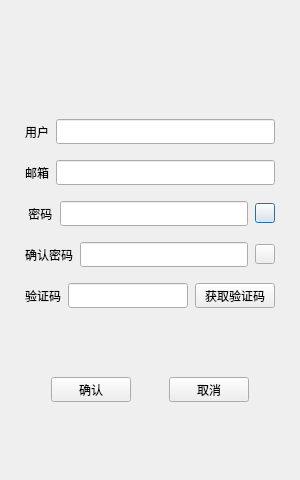
<?xml version="1.0" encoding="UTF-8"?>
<ui version="4.0">
 <class>RegisterDialog</class>
 <widget class="QDialog" name="RegisterDialog">
  <property name="geometry">
   <rect>
    <x>0</x>
    <y>0</y>
    <width>300</width>
    <height>480</height>
   </rect>
  </property>
  <property name="minimumSize">
   <size>
    <width>300</width>
    <height>480</height>
   </size>
  </property>
  <property name="maximumSize">
   <size>
    <width>300</width>
    <height>480</height>
   </size>
  </property>
  <property name="windowTitle">
   <string>Dialog</string>
  </property>
  <layout class="QVBoxLayout" name="verticalLayout_2">
   <item>
    <layout class="QVBoxLayout" name="verticalLayout">
     <item>
      <widget class="QStackedWidget" name="stackedWidget">
       <property name="currentIndex">
        <number>0</number>
       </property>
       <widget class="QWidget" name="page_1">
        <layout class="QVBoxLayout" name="verticalLayout_3">
         <item>
          <spacer name="verticalSpacer">
           <property name="orientation">
            <enum>Qt::Orientation::Vertical</enum>
           </property>
           <property name="sizeHint" stdset="0">
            <size>
             <width>20</width>
             <height>40</height>
            </size>
           </property>
          </spacer>
         </item>
         <item>
          <layout class="QHBoxLayout" name="horizontalLayout_7">
           <property name="spacing">
            <number>7</number>
           </property>
           <property name="leftMargin">
            <number>5</number>
           </property>
           <property name="topMargin">
            <number>5</number>
           </property>
           <property name="rightMargin">
            <number>5</number>
           </property>
           <property name="bottomMargin">
            <number>5</number>
           </property>
           <item>
            <widget class="QLabel" name="errorMsg_label">
             <property name="minimumSize">
              <size>
               <width>0</width>
               <height>20</height>
              </size>
             </property>
             <property name="maximumSize">
              <size>
               <width>16777215</width>
               <height>20</height>
              </size>
             </property>
             <property name="text">
              <string/>
             </property>
             <property name="alignment">
              <set>Qt::AlignmentFlag::AlignCenter</set>
             </property>
            </widget>
           </item>
          </layout>
         </item>
         <item>
          <layout class="QHBoxLayout" name="horizontalLayout">
           <property name="spacing">
            <number>7</number>
           </property>
           <property name="leftMargin">
            <number>5</number>
           </property>
           <property name="topMargin">
            <number>5</number>
           </property>
           <property name="rightMargin">
            <number>5</number>
           </property>
           <property name="bottomMargin">
            <number>5</number>
           </property>
           <item>
            <widget class="QLabel" name="user_label">
             <property name="minimumSize">
              <size>
               <width>0</width>
               <height>25</height>
              </size>
             </property>
             <property name="maximumSize">
              <size>
               <width>16777215</width>
               <height>25</height>
              </size>
             </property>
             <property name="text">
              <string>用户</string>
             </property>
            </widget>
           </item>
           <item>
            <widget class="QLineEdit" name="user_edit">
             <property name="minimumSize">
              <size>
               <width>0</width>
               <height>25</height>
              </size>
             </property>
             <property name="maximumSize">
              <size>
               <width>16777215</width>
               <height>25</height>
              </size>
             </property>
            </widget>
           </item>
          </layout>
         </item>
         <item>
          <layout class="QHBoxLayout" name="horizontalLayout_2">
           <property name="spacing">
            <number>7</number>
           </property>
           <property name="leftMargin">
            <number>5</number>
           </property>
           <property name="topMargin">
            <number>5</number>
           </property>
           <property name="rightMargin">
            <number>5</number>
           </property>
           <property name="bottomMargin">
            <number>5</number>
           </property>
           <item>
            <widget class="QLabel" name="email_label">
             <property name="minimumSize">
              <size>
               <width>0</width>
               <height>25</height>
              </size>
             </property>
             <property name="maximumSize">
              <size>
               <width>16777215</width>
               <height>25</height>
              </size>
             </property>
             <property name="text">
              <string>邮箱</string>
             </property>
            </widget>
           </item>
           <item>
            <widget class="QLineEdit" name="email_edit">
             <property name="minimumSize">
              <size>
               <width>0</width>
               <height>25</height>
              </size>
             </property>
             <property name="maximumSize">
              <size>
               <width>16777215</width>
               <height>25</height>
              </size>
             </property>
            </widget>
           </item>
          </layout>
         </item>
         <item>
          <layout class="QHBoxLayout" name="horizontalLayout_3">
           <property name="spacing">
            <number>7</number>
           </property>
           <property name="leftMargin">
            <number>5</number>
           </property>
           <property name="topMargin">
            <number>5</number>
           </property>
           <property name="rightMargin">
            <number>5</number>
           </property>
           <property name="bottomMargin">
            <number>5</number>
           </property>
           <item>
            <widget class="QLabel" name="pwd_label">
             <property name="minimumSize">
              <size>
               <width>0</width>
               <height>25</height>
              </size>
             </property>
             <property name="maximumSize">
              <size>
               <width>16777215</width>
               <height>25</height>
              </size>
             </property>
             <property name="text">
              <string> 密码</string>
             </property>
            </widget>
           </item>
           <item>
            <widget class="QLineEdit" name="pwd_edit">
             <property name="minimumSize">
              <size>
               <width>0</width>
               <height>25</height>
              </size>
             </property>
             <property name="maximumSize">
              <size>
               <width>16777215</width>
               <height>25</height>
              </size>
             </property>
             <property name="baseSize">
              <size>
               <width>0</width>
               <height>0</height>
              </size>
             </property>
             <property name="echoMode">
              <enum>QLineEdit::EchoMode::Password</enum>
             </property>
            </widget>
           </item>
           <item>
            <widget class="EyeIconBtn" name="pwd_visible">
             <property name="minimumSize">
              <size>
               <width>20</width>
               <height>20</height>
              </size>
             </property>
             <property name="maximumSize">
              <size>
               <width>20</width>
               <height>20</height>
              </size>
             </property>
             <property name="text">
              <string/>
             </property>
            </widget>
           </item>
          </layout>
         </item>
         <item>
          <layout class="QHBoxLayout" name="horizontalLayout_4">
           <property name="spacing">
            <number>7</number>
           </property>
           <property name="leftMargin">
            <number>5</number>
           </property>
           <property name="topMargin">
            <number>5</number>
           </property>
           <property name="rightMargin">
            <number>5</number>
           </property>
           <property name="bottomMargin">
            <number>5</number>
           </property>
           <item>
            <widget class="QLabel" name="confirm_label">
             <property name="minimumSize">
              <size>
               <width>0</width>
               <height>25</height>
              </size>
             </property>
             <property name="maximumSize">
              <size>
               <width>16777215</width>
               <height>25</height>
              </size>
             </property>
             <property name="text">
              <string>确认密码</string>
             </property>
            </widget>
           </item>
           <item>
            <widget class="QLineEdit" name="confirm_edit">
             <property name="minimumSize">
              <size>
               <width>0</width>
               <height>25</height>
              </size>
             </property>
             <property name="maximumSize">
              <size>
               <width>16777215</width>
               <height>25</height>
              </size>
             </property>
             <property name="echoMode">
              <enum>QLineEdit::EchoMode::Password</enum>
             </property>
            </widget>
           </item>
           <item>
            <widget class="EyeIconBtn" name="confirm_visible">
             <property name="minimumSize">
              <size>
               <width>20</width>
               <height>20</height>
              </size>
             </property>
             <property name="maximumSize">
              <size>
               <width>20</width>
               <height>20</height>
              </size>
             </property>
             <property name="text">
              <string/>
             </property>
            </widget>
           </item>
          </layout>
         </item>
         <item>
          <layout class="QHBoxLayout" name="horizontalLayout_5">
           <property name="spacing">
            <number>7</number>
           </property>
           <property name="leftMargin">
            <number>5</number>
           </property>
           <property name="topMargin">
            <number>5</number>
           </property>
           <property name="rightMargin">
            <number>5</number>
           </property>
           <property name="bottomMargin">
            <number>5</number>
           </property>
           <item>
            <widget class="QLabel" name="verificationCode_label">
             <property name="minimumSize">
              <size>
               <width>0</width>
               <height>25</height>
              </size>
             </property>
             <property name="maximumSize">
              <size>
               <width>16777215</width>
               <height>25</height>
              </size>
             </property>
             <property name="text">
              <string>验证码</string>
             </property>
            </widget>
           </item>
           <item>
            <widget class="QLineEdit" name="verificationCode_edit">
             <property name="minimumSize">
              <size>
               <width>0</width>
               <height>25</height>
              </size>
             </property>
             <property name="maximumSize">
              <size>
               <width>16777215</width>
               <height>25</height>
              </size>
             </property>
            </widget>
           </item>
           <item>
            <widget class="TimerBtn" name="get_code_btn">
             <property name="minimumSize">
              <size>
               <width>0</width>
               <height>25</height>
              </size>
             </property>
             <property name="maximumSize">
              <size>
               <width>16777215</width>
               <height>25</height>
              </size>
             </property>
             <property name="text">
              <string>获取验证码</string>
             </property>
            </widget>
           </item>
          </layout>
         </item>
         <item>
          <spacer name="verticalSpacer_3">
           <property name="orientation">
            <enum>Qt::Orientation::Vertical</enum>
           </property>
           <property name="sizeHint" stdset="0">
            <size>
             <width>20</width>
             <height>40</height>
            </size>
           </property>
          </spacer>
         </item>
         <item>
          <layout class="QHBoxLayout" name="horizontalLayout_6">
           <item>
            <spacer name="horizontalSpacer">
             <property name="orientation">
              <enum>Qt::Orientation::Horizontal</enum>
             </property>
             <property name="sizeHint" stdset="0">
              <size>
               <width>40</width>
               <height>20</height>
              </size>
             </property>
            </spacer>
           </item>
           <item>
            <widget class="QPushButton" name="confirm_btn">
             <property name="minimumSize">
              <size>
               <width>0</width>
               <height>25</height>
              </size>
             </property>
             <property name="maximumSize">
              <size>
               <width>1677215</width>
               <height>25</height>
              </size>
             </property>
             <property name="text">
              <string>确认</string>
             </property>
            </widget>
           </item>
           <item>
            <spacer name="horizontalSpacer_3">
             <property name="orientation">
              <enum>Qt::Orientation::Horizontal</enum>
             </property>
             <property name="sizeHint" stdset="0">
              <size>
               <width>40</width>
               <height>20</height>
              </size>
             </property>
            </spacer>
           </item>
           <item>
            <widget class="QPushButton" name="cancel_btn">
             <property name="minimumSize">
              <size>
               <width>0</width>
               <height>25</height>
              </size>
             </property>
             <property name="maximumSize">
              <size>
               <width>16777215</width>
               <height>25</height>
              </size>
             </property>
             <property name="text">
              <string>取消</string>
             </property>
            </widget>
           </item>
           <item>
            <spacer name="horizontalSpacer_2">
             <property name="orientation">
              <enum>Qt::Orientation::Horizontal</enum>
             </property>
             <property name="sizeHint" stdset="0">
              <size>
               <width>40</width>
               <height>20</height>
              </size>
             </property>
            </spacer>
           </item>
          </layout>
         </item>
         <item>
          <spacer name="verticalSpacer_2">
           <property name="orientation">
            <enum>Qt::Orientation::Vertical</enum>
           </property>
           <property name="sizeHint" stdset="0">
            <size>
             <width>20</width>
             <height>40</height>
            </size>
           </property>
          </spacer>
         </item>
        </layout>
       </widget>
       <widget class="QWidget" name="page_2">
        <layout class="QVBoxLayout" name="verticalLayout_4">
         <item>
          <spacer name="verticalSpacer_5">
           <property name="orientation">
            <enum>Qt::Orientation::Vertical</enum>
           </property>
           <property name="sizeHint" stdset="0">
            <size>
             <width>20</width>
             <height>40</height>
            </size>
           </property>
          </spacer>
         </item>
         <item>
          <widget class="QLabel" name="tip_label1">
           <property name="text">
            <string>注册成功，5 s后返回登录界面</string>
           </property>
           <property name="alignment">
            <set>Qt::AlignmentFlag::AlignCenter</set>
           </property>
          </widget>
         </item>
         <item>
          <widget class="QLabel" name="tip_label2">
           <property name="text">
            <string>可点击按钮直接返回登录界面</string>
           </property>
           <property name="alignment">
            <set>Qt::AlignmentFlag::AlignCenter</set>
           </property>
          </widget>
         </item>
         <item>
          <spacer name="verticalSpacer_4">
           <property name="orientation">
            <enum>Qt::Orientation::Vertical</enum>
           </property>
           <property name="sizeHint" stdset="0">
            <size>
             <width>20</width>
             <height>40</height>
            </size>
           </property>
          </spacer>
         </item>
         <item>
          <widget class="QWidget" name="widget" native="true">
           <layout class="QHBoxLayout" name="horizontalLayout_8">
            <item>
             <spacer name="horizontalSpacer_4">
              <property name="orientation">
               <enum>Qt::Orientation::Horizontal</enum>
              </property>
              <property name="sizeHint" stdset="0">
               <size>
                <width>40</width>
                <height>20</height>
               </size>
              </property>
             </spacer>
            </item>
            <item>
             <widget class="QPushButton" name="return_btn">
              <property name="text">
               <string>返回登录</string>
              </property>
             </widget>
            </item>
            <item>
             <spacer name="horizontalSpacer_5">
              <property name="orientation">
               <enum>Qt::Orientation::Horizontal</enum>
              </property>
              <property name="sizeHint" stdset="0">
               <size>
                <width>40</width>
                <height>20</height>
               </size>
              </property>
             </spacer>
            </item>
           </layout>
          </widget>
         </item>
         <item>
          <spacer name="verticalSpacer_6">
           <property name="orientation">
            <enum>Qt::Orientation::Vertical</enum>
           </property>
           <property name="sizeHint" stdset="0">
            <size>
             <width>20</width>
             <height>40</height>
            </size>
           </property>
          </spacer>
         </item>
        </layout>
       </widget>
      </widget>
     </item>
    </layout>
   </item>
  </layout>
 </widget>
 <customwidgets>
  <customwidget>
   <class>TimerBtn</class>
   <extends>QPushButton</extends>
   <header location="global">timerbtn.h</header>
  </customwidget>
  <customwidget>
   <class>EyeIconBtn</class>
   <extends>QPushButton</extends>
   <header location="global">eyeiconbtn.h</header>
  </customwidget>
 </customwidgets>
 <resources/>
 <connections/>
</ui>
